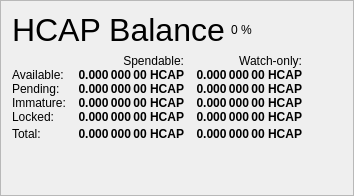
                   <widget class="QFrame" name="frame_Balances">
                    <property name="frameShape">
                     <enum>QFrame::StyledPanel</enum>
                    </property>
                    <property name="frameShadow">
                     <enum>QFrame::Raised</enum>
                    </property>
                    <layout class="QVBoxLayout" name="verticalLayout_4">
                     <item>
                      <layout class="QHBoxLayout" name="horizontalLayout_4">
                       <item>
                        <widget class="QLabel" name="label_5">
                         <property name="minimumSize">
                          <size>
                           <width>0</width>
                           <height>20</height>
                          </size>
                         </property>
                         <property name="font">
                          <font>
                           <pointsize>24</pointsize>
                           <weight>50</weight>
                           <bold>false</bold>
                          </font>
                         </property>
                         <property name="text">
                          <string>HCAP Balance</string>
                         </property>
                        </widget>
                       </item>
                       <item>
                        <widget class="QLabel" name="labelHCAPPercent">
                         <property name="text">
                          <string notr="true">0 %</string>
                         </property>
                        </widget>
                       </item>
                       <item>
                        <spacer name="horizontalSpacer_3">
                         <property name="orientation">
                          <enum>Qt::Horizontal</enum>
                         </property>
                         <property name="sizeHint" stdset="0">
                          <size>
                           <width>40</width>
                           <height>20</height>
                          </size>
                         </property>
                        </spacer>
                       </item>
                      </layout>
                     </item>
                     <item>
                      <layout class="QGridLayout" name="gridLayout">
                       <property name="horizontalSpacing">
                        <number>12</number>
                       </property>
                       <property name="verticalSpacing">
                        <number>0</number>
                       </property>
                       <item row="0" column="1">
                        <widget class="QLabel" name="labelSpendable">
                         <property name="text">
                          <string>Spendable:</string>
                         </property>
                         <property name="alignment">
                          <set>Qt::AlignRight|Qt::AlignTrailing|Qt::AlignVCenter</set>
                         </property>
                        </widget>
                       </item>
                       <item row="0" column="2">
                        <widget class="QLabel" name="labelWatchonly">
                         <property name="text">
                          <string>Watch-only:</string>
                         </property>
                         <property name="alignment">
                          <set>Qt::AlignRight|Qt::AlignTrailing|Qt::AlignVCenter</set>
                         </property>
                        </widget>
                       </item>
                       <item row="1" column="0">
                        <widget class="QLabel" name="labelBalanceText">
                         <property name="text">
                          <string>Available:</string>
                         </property>
                        </widget>
                       </item>
                       <item row="1" column="1">
                        <widget class="QLabel" name="labelBalance">
                         <property name="font">
                          <font>
                           <weight>75</weight>
                           <bold>true</bold>
                          </font>
                         </property>
                         <property name="cursor">
                          <cursorShape>IBeamCursor</cursorShape>
                         </property>
                         <property name="toolTip">
                          <string>Your current spendable balance</string>
                         </property>
                         <property name="text">
                          <string notr="true">0.000 000 00 HCAP</string>
                         </property>
                         <property name="alignment">
                          <set>Qt::AlignRight|Qt::AlignTrailing|Qt::AlignVCenter</set>
                         </property>
                         <property name="textInteractionFlags">
                          <set>Qt::LinksAccessibleByMouse|Qt::TextSelectableByKeyboard|Qt::TextSelectableByMouse</set>
                         </property>
                        </widget>
                       </item>
                       <item row="1" column="2">
                        <widget class="QLabel" name="labelWatchAvailable">
                         <property name="font">
                          <font>
                           <weight>75</weight>
                           <bold>true</bold>
                          </font>
                         </property>
                         <property name="cursor">
                          <cursorShape>IBeamCursor</cursorShape>
                         </property>
                         <property name="toolTip">
                          <string>Your current balance in watch-only addresses</string>
                         </property>
                         <property name="text">
                          <string notr="true">0.000 000 00 HCAP</string>
                         </property>
                         <property name="alignment">
                          <set>Qt::AlignRight|Qt::AlignTrailing|Qt::AlignVCenter</set>
                         </property>
                         <property name="textInteractionFlags">
                          <set>Qt::LinksAccessibleByMouse|Qt::TextSelectableByKeyboard|Qt::TextSelectableByMouse</set>
                         </property>
                        </widget>
                       </item>
                       <item row="2" column="0">
                        <widget class="QLabel" name="labelPendingText">
                         <property name="text">
                          <string>Pending:</string>
                         </property>
                        </widget>
                       </item>
                       <item row="2" column="1">
                        <widget class="QLabel" name="labelUnconfirmed">
                         <property name="font">
                          <font>
                           <weight>75</weight>
                           <bold>true</bold>
                          </font>
                         </property>
                         <property name="cursor">
                          <cursorShape>IBeamCursor</cursorShape>
                         </property>
                         <property name="toolTip">
                          <string>Total of transactions that have yet to be confirmed, and do not yet count toward the spendable balance</string>
                         </property>
                         <property name="text">
                          <string notr="true">0.000 000 00 HCAP</string>
                         </property>
                         <property name="alignment">
                          <set>Qt::AlignRight|Qt::AlignTrailing|Qt::AlignVCenter</set>
                         </property>
                         <property name="textInteractionFlags">
                          <set>Qt::LinksAccessibleByMouse|Qt::TextSelectableByKeyboard|Qt::TextSelectableByMouse</set>
                         </property>
                        </widget>
                       </item>
                       <item row="2" column="2">
                        <widget class="QLabel" name="labelWatchPending">
                         <property name="font">
                          <font>
                           <weight>75</weight>
                           <bold>true</bold>
                          </font>
                         </property>
                         <property name="cursor">
                          <cursorShape>IBeamCursor</cursorShape>
                         </property>
                         <property name="toolTip">
                          <string>Unconfirmed transactions to watch-only addresses</string>
                         </property>
                         <property name="text">
                          <string notr="true">0.000 000 00 HCAP</string>
                         </property>
                         <property name="alignment">
                          <set>Qt::AlignRight|Qt::AlignTrailing|Qt::AlignVCenter</set>
                         </property>
                         <property name="textInteractionFlags">
                          <set>Qt::LinksAccessibleByMouse|Qt::TextSelectableByKeyboard|Qt::TextSelectableByMouse</set>
                         </property>
                        </widget>
                       </item>
                       <item row="3" column="0">
                        <widget class="QLabel" name="labelImmatureText">
                         <property name="text">
                          <string>Immature:</string>
                         </property>
                        </widget>
                       </item>
                       <item row="3" column="1">
                        <widget class="QLabel" name="labelImmature">
                         <property name="font">
                          <font>
                           <weight>75</weight>
                           <bold>true</bold>
                          </font>
                         </property>
                         <property name="cursor">
                          <cursorShape>IBeamCursor</cursorShape>
                         </property>
                         <property name="toolTip">
                          <string>Staked or masternode rewards that has not yet matured</string>
                         </property>
                         <property name="text">
                          <string notr="true">0.000 000 00 HCAP</string>
                         </property>
                         <property name="alignment">
                          <set>Qt::AlignRight|Qt::AlignTrailing|Qt::AlignVCenter</set>
                         </property>
                         <property name="textInteractionFlags">
                          <set>Qt::LinksAccessibleByMouse|Qt::TextSelectableByKeyboard|Qt::TextSelectableByMouse</set>
                         </property>
                        </widget>
                       </item>
                       <item row="3" column="2">
                        <widget class="QLabel" name="labelWatchImmature">
                         <property name="font">
                          <font>
                           <weight>75</weight>
                           <bold>true</bold>
                          </font>
                         </property>
                         <property name="cursor">
                          <cursorShape>IBeamCursor</cursorShape>
                         </property>
                         <property name="toolTip">
                          <string>Staked or masternode rewards in watch-only addresses that has not yet matured</string>
                         </property>
                         <property name="text">
                          <string notr="true">0.000 000 00 HCAP</string>
                         </property>
                         <property name="alignment">
                          <set>Qt::AlignRight|Qt::AlignTrailing|Qt::AlignVCenter</set>
                         </property>
                         <property name="textInteractionFlags">
                          <set>Qt::LinksAccessibleByMouse|Qt::TextSelectableByKeyboard|Qt::TextSelectableByMouse</set>
                         </property>
                        </widget>
                       </item>
                       <item row="4" column="0">
                        <widget class="QLabel" name="labelLockedBalanceText">
                         <property name="toolTip">
                          <string>Locked HCAP or Masternode collaterals. These are excluded from zHCAP minting.</string>
                         </property>
                         <property name="text">
                          <string>Locked:</string>
                         </property>
                        </widget>
                       </item>
                       <item row="4" column="1">
                        <widget class="QLabel" name="labelLockedBalance">
                         <property name="font">
                          <font>
                           <weight>75</weight>
                           <bold>true</bold>
                          </font>
                         </property>
                         <property name="cursor">
                          <cursorShape>IBeamCursor</cursorShape>
                         </property>
                         <property name="toolTip">
                          <string>Locked HCAP or Masternode collaterals. These are excluded from zHCAP minting.</string>
                         </property>
                         <property name="text">
                          <string notr="true">0.000 000 00 HCAP</string>
                         </property>
                         <property name="alignment">
                          <set>Qt::AlignRight|Qt::AlignTrailing|Qt::AlignVCenter</set>
                         </property>
                         <property name="textInteractionFlags">
                          <set>Qt::LinksAccessibleByMouse|Qt::TextSelectableByKeyboard|Qt::TextSelectableByMouse</set>
                         </property>
                        </widget>
                       </item>
                       <item row="4" column="2">
                        <widget class="QLabel" name="labelWatchLocked">
                         <property name="font">
                          <font>
                           <weight>75</weight>
                           <bold>true</bold>
                          </font>
                         </property>
                         <property name="cursor">
                          <cursorShape>IBeamCursor</cursorShape>
                         </property>
                         <property name="toolTip">
                          <string>Current locked balance in watch-only addresses</string>
                         </property>
                         <property name="text">
                          <string notr="true">0.000 000 00 HCAP</string>
                         </property>
                         <property name="alignment">
                          <set>Qt::AlignRight|Qt::AlignTrailing|Qt::AlignVCenter</set>
                         </property>
                         <property name="textInteractionFlags">
                          <set>Qt::LinksAccessibleByMouse|Qt::TextSelectableByKeyboard|Qt::TextSelectableByMouse</set>
                         </property>
                        </widget>
                       </item>
                       <item row="5" column="0">
                        <widget class="QLabel" name="labelTotalText">
                         <property name="toolTip">
                          <string>Your current HealCapital balance, unconfirmed and immature transactions included</string>
                         </property>
                         <property name="text">
                          <string>Total:</string>
                         </property>
                        </widget>
                       </item>
                       <item row="5" column="1">
                        <widget class="QLabel" name="labelTotal">
                         <property name="font">
                          <font>
                           <weight>75</weight>
                           <bold>true</bold>
                          </font>
                         </property>
                         <property name="cursor">
                          <cursorShape>IBeamCursor</cursorShape>
                         </property>
                         <property name="toolTip">
                          <string>Your current HealCapital balance, unconfirmed and immature transactions included</string>
                         </property>
                         <property name="text">
                          <string notr="true">0.000 000 00 HCAP</string>
                         </property>
                         <property name="alignment">
                          <set>Qt::AlignRight|Qt::AlignTrailing|Qt::AlignVCenter</set>
                         </property>
                         <property name="textInteractionFlags">
                          <set>Qt::LinksAccessibleByMouse|Qt::TextSelectableByKeyboard|Qt::TextSelectableByMouse</set>
                         </property>
                        </widget>
                       </item>
                       <item row="5" column="2">
                        <widget class="QLabel" name="labelWatchTotal">
                         <property name="font">
                          <font>
                           <weight>75</weight>
                           <bold>true</bold>
                          </font>
                         </property>
                         <property name="cursor">
                          <cursorShape>IBeamCursor</cursorShape>
                         </property>
                         <property name="toolTip">
                          <string>Current total balance in watch-only addresses</string>
                         </property>
                         <property name="text">
                          <string notr="true">0.000 000 00 HCAP</string>
                         </property>
                         <property name="alignment">
                          <set>Qt::AlignRight|Qt::AlignTrailing|Qt::AlignVCenter</set>
                         </property>
                         <property name="textInteractionFlags">
                          <set>Qt::LinksAccessibleByMouse|Qt::TextSelectableByKeyboard|Qt::TextSelectableByMouse</set>
                         </property>
                        </widget>
                       </item>
                       <item row="5" column="3">
                        <spacer name="horizontalSpacer_9">
                         <property name="orientation">
                          <enum>Qt::Horizontal</enum>
                         </property>
                         <property name="sizeHint" stdset="0">
                          <size>
                           <width>40</width>
                           <height>20</height>
                          </size>
                         </property>
                        </spacer>
                       </item>
                      </layout>
                     </item>
                     <item>
                      <spacer name="verticalSpacer_3">
                       <property name="orientation">
                        <enum>Qt::Vertical</enum>
                       </property>
                       <property name="sizeHint" stdset="0">
                        <size>
                         <width>20</width>
                         <height>40</height>
                        </size>
                       </property>
                      </spacer>
                     </item>
                    </layout>
                   </widget>
